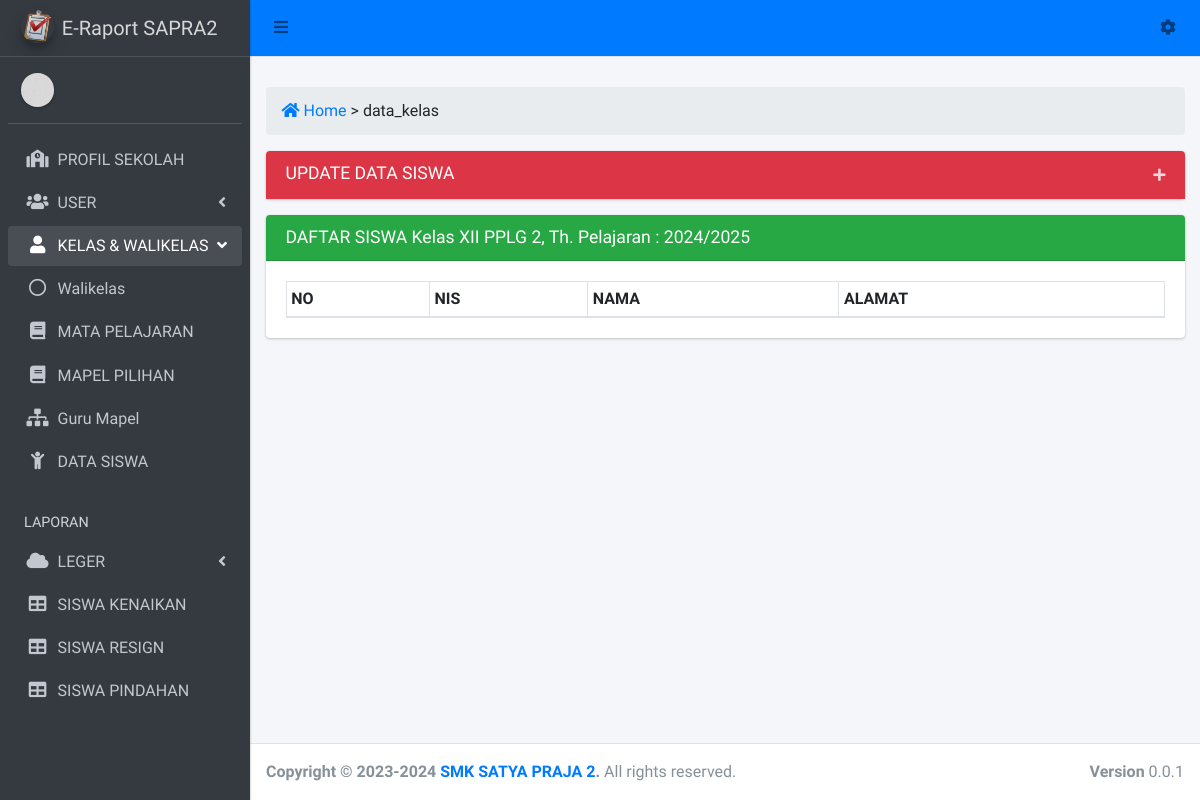
Before: /admin?view=data_kelas&kelas=XII&jurusan=PPLG&pkelas=2&thpel=2024/2025 with the older database file.
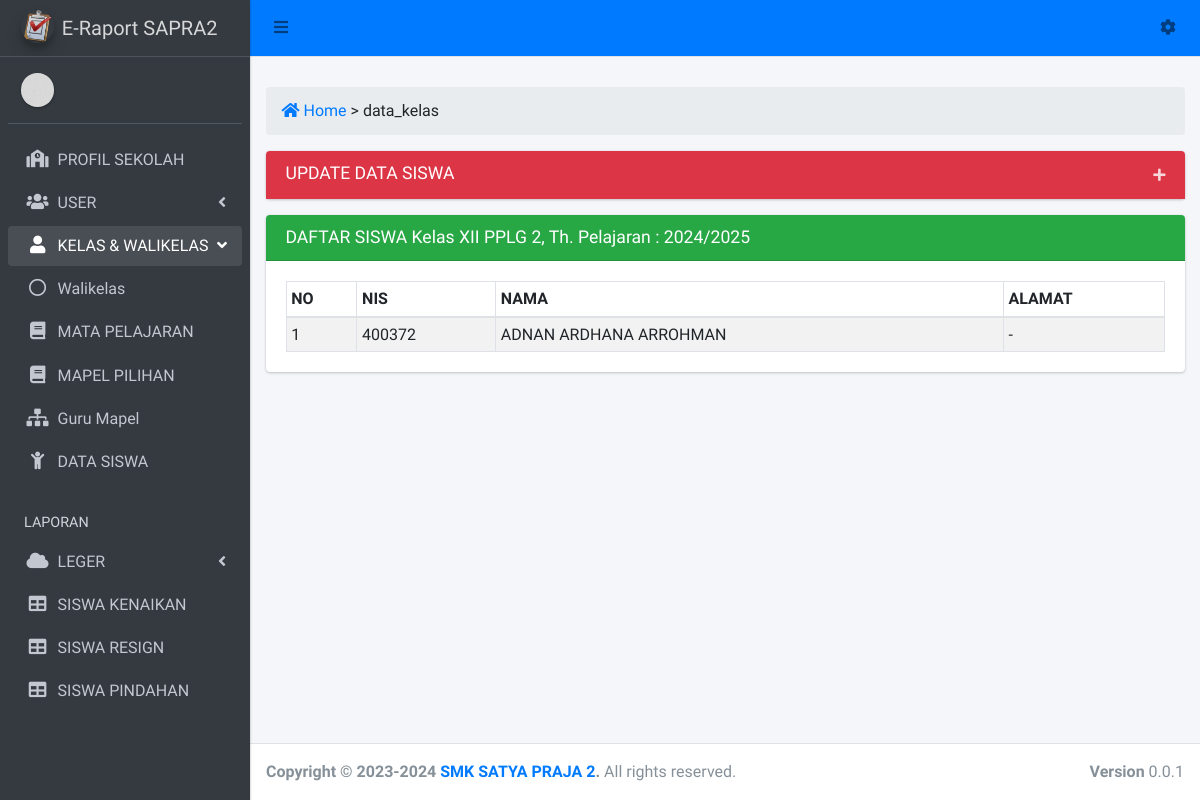
After: the same page with the newer database file.
### tables this page shows
CREATE TABLE `tb_siswa_kelas` (
  `id` int(10) NOT NULL,
  `nis` int(15) NOT NULL,
  `kelas` varchar(3) NOT NULL,
  `jurusan` varchar(5) NOT NULL,
  `pemkelas` varchar(1) NOT NULL,
  `th_pelajaran` varchar(10) NOT NULL
);

CREATE TABLE `tb_siswa` (
  `id` int(10) NOT NULL,
  `nis` int(10) NOT NULL,
  `nisn` int(20) NOT NULL,
  `nama` varchar(50) NOT NULL,
  `kel` varchar(10) NOT NULL,
  `kelas` varchar(3) NOT NULL,
  `jurusan` varchar(5) NOT NULL,
  `pemkelas` varchar(1) NOT NULL,
  `th_pelajaran` varchar(12) NOT NULL,
  `ttl` varchar(40) NOT NULL,
  `kelamin` enum('L','P') NOT NULL,
  `agama` varchar(10) NOT NULL,
  `status` varchar(20) NOT NULL,
  `anak_ke` int(2) NOT NULL,
  `alamat_siswa` text NOT NULL,
  `hp_siswa` varchar(15) NOT NULL,
  `asal_sekolah` varchar(40) NOT NULL,
  `tgl_terima` varchar(20) NOT NULL,
  `ayah` varchar(50) NOT NULL,
  `ibu` varchar(50) NOT NULL,
  `alamat_ortu` text NOT NULL,
  `hp_ortu` varchar(15) NOT NULL,
  `kerja_ayah` varchar(20) NOT NULL,
  `kerja_ibu` varchar(20) NOT NULL,
  `nama_wali` varchar(50) NOT NULL,
  `alamat_wali` text NOT NULL,
  `hp_wali` varchar(50) NOT NULL,
  `kerja_wali` varchar(20) NOT NULL,
  `semester` enum('Ganjil','Genap','','') NOT NULL
);

### view/operator/home_kelas.php (the view, shortened to what the changed rows need)
<?php
if (isset($_GET['kelas']) && isset($_GET['jurusan']) && isset($_GET['pkelas']) && isset($_GET['thpel'])) {
	$kelas = $_GET['kelas'];
	$jurusan = $_GET['jurusan'];
	$pkelas = $_GET['pkelas'];
	$th_pelajaran = $_GET['thpel'];
?>
<div class="row">
	<div class="col-sm-12">
		<div class="card">
			<div class="card-body">
				<table id="example1" class="table table-sm table-bordered table-striped">
					<thead>
						<tr>
							<th>NO</th>
							<th>NIS</th>
							<th>NAMA</th>
							<th>ALAMAT</th>
						</tr>
					</thead>
					<tbody>
						<?php
						$no = 1;
						$sql = mysqli_query($koneksi, "SELECT x.id, x.nis, x.kelas, x.jurusan, x.pemkelas, x.th_pelajaran, nama, alamat_siswa FROM tb_siswa_kelas X INNER JOIN tb_siswa Y ON y.nis = x.nis where x.kelas = '$kelas' and x.jurusan = '$jurusan' and x.pemkelas = '$pkelas' and x.th_pelajaran = '$th_pelajaran'");
						while ($data = mysqli_fetch_array($sql)) { ?>
							<tr>
								<td><?= $no++; ?></td>
								<td><?= $data['nis']; ?></td>
								<td><?= $data['nama']; ?></td>
								<td><?= $data['alamat_siswa']; ?></td>
							</tr>
						<?php }
						?>
					</tbody>
				</table>
			</div>
		</div>
	</div>
</div>
<?php }else if (isset($_POST['simpan_datasiswa'])) {
	$kelas = $_POST['kelas'];
	$jurusan = $_POST['jurusan'];
	$pkelas = $_POST['pkelas'];
	$th_pelajaran = $_POST['th_pelajaran'];
	$nis = $_POST['nis'];
	$count = count($nis);
	for ($i=0; $i < $count; $i++) {
		$update = mysqli_query($koneksi, "update tb_siswa_kelas set pemkelas = '$pkelas' where nis = '$nis[$i]' and kelas = '$kelas' and jurusan = '$jurusan' and th_pelajaran = '$th_pelajaran'");
		$selec = mysqli_query($koneksi, "SELECT x.id, x.nis, x.kelas, x.jurusan, x.pemkelas, x.th_pelajaran, nama, alamat_siswa FROM tb_siswa_kelas X INNER JOIN tb_siswa Y ON y.nis = x.nis WHERE x.nis = '$nis[$i]' and x.kelas = '$kelas' AND x.jurusan = '$jurusan' AND x.pemkelas = '$pkelas' AND x.th_pelajaran = '$th_pelajaran'");
		$data = mysqli_fetch_array($selec);
		$sqlsm = mysqli_query($koneksi, "select * from tb_semester");
        while ($sm = mysqli_fetch_array($sqlsm)) {
        		$cekcp = mysqli_query($koneksi, "select * from tb_capaian where nis = '$nis[$i]' and semester = '".$sm['semester']."' and th_pelajaran = '$th_pelajaran'");
        		if ($ccp = mysqli_num_rows($cekcp) > 0) {
        		}else{
            $inser = mysqli_query($koneksi, "insert into tb_capaian(nis, semester, th_pelajaran) values('$nis[$i]','".$sm['semester']."','$th_pelajaran')");
        		}
        		$cekleger = mysqli_query($koneksi, "select * from tb_leger where nis = '$nis[$i]' and kelas = '$kelas' and jurusan = '$jurusan' and pemkelas = '$pkelas' and th_pelajaran = '$th_pelajaran' and semester = '".$sm['semester']."'");
        		if ($ccl = mysqli_num_rows($cekleger) > 0) {
        		}else{
            $leg = mysqli_query($koneksi, "insert into tb_leger(nis, nama, kelas, jurusan, pemkelas, th_pelajaran, semester) values('$nis[$i]','".$data['nama']."','$kelas','$jurusan','$pkelas','$th_pelajaran','".$sm['semester']."')");
        		}
        }
        if ($kelas == 'X') {
           $sqla = mysqli_query($koneksi, "select kelas, kode_mapel, semester from tb_mapel inner join tb_semester where kelas = 'X' and kode_mapel not like '%dd%' group by kode_mapel, semester");
           $da = mysqli_num_rows($sqla);
           while ($dt = mysqli_fetch_array($sqla)) {
                $insert = mysqli_query($koneksi, "insert into tb_penilaian(th_pelajaran, nis, kelas, komp_keahlian, pkelas, kode_mapel, semester) values('$th_pelajaran','$nis[$i]', '$kelas','$jurusan','$pkelas','".$dt['kode_mapel']."','".$dt['semester']."')");
           }
           if ($jurusan == 'PPLG') {
                $sqla = mysqli_query($koneksi, "select kelas, kode_mapel, semester from tb_mapel inner join tb_semester where kelas = 'X' and kode_mapel = 'dd_pplg' group by semester");
                   $da = mysqli_num_rows($sqla);
                   while ($dt = mysqli_fetch_array($sqla)) {
                        $insert = mysqli_query($koneksi, "insert into tb_penilaian(th_pelajaran, nis, kelas, komp_keahlian, pkelas, kode_mapel, semester) values('$th_pelajaran','$nis[$i]', '$kelas','$jurusan','$pkelas','".$dt['kode_mapel']."','".$dt['semester']."')");
                   }
           }else if ($jurusan == 'TE') {
                $sqla = mysqli_query($koneksi, "select kelas, kode_mapel, semester from tb_mapel inner join tb_semester where kelas = 'X' and kode_mapel = 'dd_te' group by semester");
                   $da = mysqli_num_rows($sqla);
                   while ($dt = mysqli_fetch_array($sqla)) {
                        $insert = mysqli_query($koneksi, "insert into tb_penilaian(th_pelajaran, nis, kelas, komp_keahlian, pkelas, kode_mapel, semester) values('$th_pelajaran','$nis[$i]', '$kelas','$jurusan','$pkelas','".$dt['kode_mapel']."','".$dt['semester']."')");
                   }
           }else if ($jurusan == 'TSM') {
                $sqla = mysqli_query($koneksi, "select kelas, kode_mapel, semester from tb_mapel inner join tb_semester where kelas = 'X' and kode_mapel = 'dd_oto' group by semester");
                   $da = mysqli_num_rows($sqla);
                   while ($dt = mysqli_fetch_array($sqla)) {
                       $insert = mysqli_query($koneksi, "insert into tb_penilaian(th_pelajaran, nis, kelas, komp_keahlian, pkelas, kode_mapel, semester) values('$th_pelajaran','$nis[$i]', '$kelas','$jurusan','$pkelas','".$dt['kode_mapel']."','".$dt['semester']."')");
                   }
           }else if ($jurusan == 'TKR') {
                $sqla = mysqli_query($koneksi, "select kelas, kode_mapel, semester from tb_mapel inner join tb_semester where kelas = 'X' and kode_mapel = 'dd_oto' group by semester");
                   $da = mysqli_num_rows($sqla);
                   while ($dt = mysqli_fetch_array($sqla)) {
                       $insert = mysqli_query($koneksi, "insert into tb_penilaian(th_pelajaran, nis, kelas, komp_keahlian, pkelas, kode_mapel, semester) values('$th_pelajaran','$nis[$i]', '$kelas','$jurusan','$pkelas','".$dt['kode_mapel']."','".$dt['semester']."')");
                   }
           }else if ($jurusan == 'TMI') {
                $sqla = mysqli_query($koneksi, "select kelas, kode_mapel, semester from tb_mapel inner join tb_semester where kelas = 'X' and kode_mapel = 'dd_tmi' group by semester");
                   $da = mysqli_num_rows($sqla);
                   while ($dt = mysqli_fetch_array($sqla)) {
                       $insert = mysqli_query($koneksi, "insert into tb_penilaian(th_pelajaran, nis, kelas, komp_keahlian, pkelas, kode_mapel, semester) values('$th_pelajaran','$nis[$i]', '$kelas','$jurusan','$pkelas','".$dt['kode_mapel']."','".$dt['semester']."')");
                   }
           }
        }else if($kelas == 'XI'){
            $sqla = mysqli_query($koneksi, "select kelas, kode_mapel, semester from tb_mapel inner join tb_semester where kelas = 'XI' and kode_mapel not like '%kons%' and kode_mapel not like 'mpp' group by kode_mapel, semester");
            $da = mysqli_num_rows($sqla);
               while ($dt = mysqli_fetch_array($sqla)) {
                    $insert = mysqli_query($koneksi, "insert into tb_penilaian(th_pelajaran, nis, kelas, komp_keahlian, pkelas, kode_mapel, semester) values('$th_pelajaran','$nis[$i]', '$kelas','$jurusan','$pkelas','".$dt['kode_mapel']."','".$dt['semester']."')");
               }
            if ($jurusan == 'PPLG') {
                $sqla = mysqli_query($koneksi, "select kelas, kode_mapel, semester from tb_mapel inner join tb_semester where kelas = 'XI' and kode_mapel = 'kons_pplg' group by semester");
                   $da = mysqli_num_rows($sqla);
                   while ($dt = mysqli_fetch_array($sqla)) {
                        $insert = mysqli_query($koneksi, "insert into tb_penilaian(th_pelajaran, nis, kelas, komp_keahlian, pkelas, kode_mapel, semester) values('$th_pelajaran','$nis[$i]', '$kelas','$jurusan','$pkelas','".$dt['kode_mapel']."','".$dt['semester']."')");
                   }
            }else if($jurusan == 'TE'){
                $sqla = mysqli_query($koneksi, "select kelas, kode_mapel, semester from tb_mapel inner join tb_semester where kelas = 'XI' and kode_mapel = 'kons_te' group by semester");
                   $da = mysqli_num_rows($sqla);
                   while ($dt = mysqli_fetch_array($sqla)) {
                        $insert = mysqli_query($koneksi, "insert into tb_penilaian(th_pelajaran, nis, kelas, komp_keahlian, pkelas, kode_mapel, semester) values('$th_pelajaran','$nis[$i]', '$kelas','$jurusan','$pkelas','".$dt['kode_mapel']."','".$dt['semester']."')");
                   }
            }else if($jurusan == 'TSM'){
                $sqla = mysqli_query($koneksi, "select kelas, kode_mapel, semester from tb_mapel inner join tb_semester where kelas = 'XI' and kode_mapel = 'kons_tsm' group by semester");
                   $da = mysqli_num_rows($sqla);
                   while ($dt = mysqli_fetch_array($sqla)) {
                        $insert = mysqli_query($koneksi, "insert into tb_penilaian(th_pelajaran, nis, kelas, komp_keahlian, pkelas, kode_mapel, semester) values('$th_pelajaran','$nis[$i]', '$kelas','$jurusan','$pkelas','".$dt['kode_mapel']."','".$dt['semester']."')");
                   }
            }else if($jurusan == 'TKR'){
                $sqla = mysqli_query($koneksi, "select kelas, kode_mapel, semester from tb_mapel inner join tb_semester where kelas = 'XI' and kode_mapel = 'kons_tkr' group by semester");
                   $da = mysqli_num_rows($sqla);
                   while ($dt = mysqli_fetch_array($sqla)) {
                        $insert = mysqli_query($koneksi, "insert into tb_penilaian(th_pelajaran, nis, kelas, komp_keahlian, pkelas, kode_mapel, semester) values('$th_pelajaran','$nis[$i]', '$kelas','$jurusan','$pkelas','".$dt['kode_mapel']."','".$dt['semester']."')");
                   }
            }else if($jurusan == 'TMI'){
                $sqla = mysqli_query($koneksi, "select kelas, kode_mapel, semester from tb_mapel inner join tb_semester where kelas = 'XI' and kode_mapel = 'kons_tmi' group by semester");
                   $da = mysqli_num_rows($sqla);
                   while ($dt = mysqli_fetch_array($sqla)) {
                        $insert = mysqli_query($koneksi, "insert into tb_penilaian(th_pelajaran, nis, kelas, komp_keahlian, pkelas, kode_mapel, semester) values('$th_pelajaran','$nis[$i]', '$kelas','$jurusan','$pkelas','".$dt['kode_mapel']."','".$dt['semester']."')");
                   }
            }
        }else if($kelas == 'XII'){
        }
	}
	if ($update && $inser && $insert && $leg) {
		echo "<script>
		alert('DATA KELAS BERHASIL DIPERBARUI');
		document.location.href = '?view=data_kelas&kelas=".$kelas."&jurusan=".$jurusan."&pkelas=".$pkelas."&thpel=".$th_pelajaran."';
		</script>";
	}else{
		echo "<script>
		alert('DATA KELAS GAGAL DIPERBARUI');
		document.location.href = '?view=data_kelas&kelas=".$kelas."&jurusan=".$jurusan."&pkelas=".$pkelas."&thpel=".$th_pelajaran."';
		</script>";
	}
}
?>

Changed rows visible on the page:
now on this page (row edited): tb_siswa_kelas: nis "400372", tb_siswa.nama "ADNAN ARDHANA ARROHMAN", tb_siswa.alamat_siswa "-"
